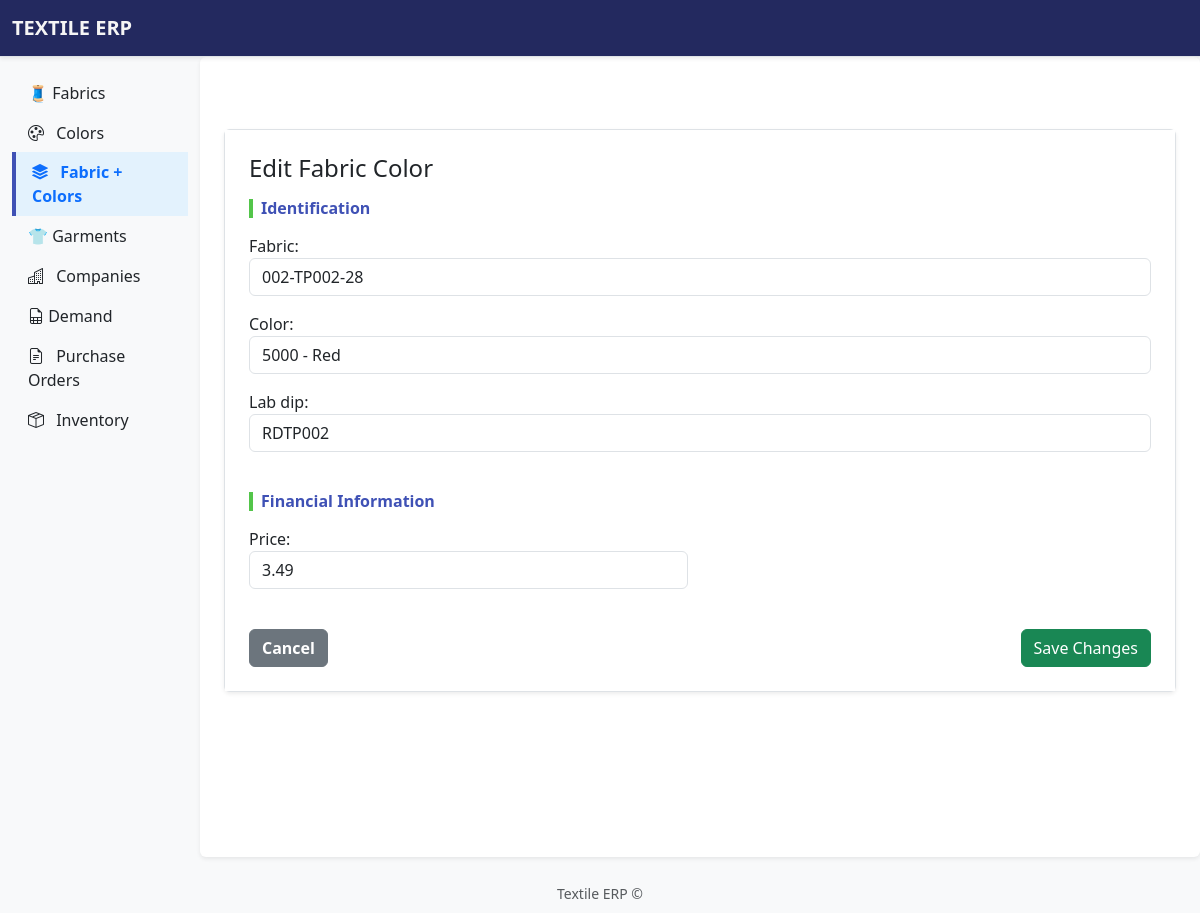
The app's page /fabrics/fabriccolors/edit/3 with its own data.
### apps/fabrics/models.py (models this page shows, shortened)
class FabricColor(models.Model):
    fabric = models.ForeignKey(Fabric, on_delete=models.CASCADE)
    color = models.ForeignKey(Color, on_delete=models.CASCADE)
    lab_dip = models.CharField(max_length=20, blank=True)
    price = models.DecimalField(max_digits=6, decimal_places=2)
    is_active = models.BooleanField(default=True)
    class Meta:
        constraints = [
            models.UniqueConstraint(
                fields=['fabric', 'color'],
                name='unique_fabric_color',
                violation_error_message="This fabric & color is already registered."
            )
        ]

### apps/fabrics/views.py (the view)
# urls.py: path('fabriccolors/edit/<int:pk>',views.EditFabricColor.as_view(), name="edit_fabriccolor"),
class EditFabricColor(UpdateView):
    model = FabricColor
    form_class = AddFabricColorForm
    template_name = "fabrics/edit_fabriccolor.html"
    success_url = reverse_lazy('fabrics:fabriccolors_list')

### apps/fabrics/forms.py
class AddFabricColorForm(forms.ModelForm):
    fabric = forms.ModelChoiceField(
        queryset=Fabric.objects.filter(is_active=True),
        widget=forms.Select(attrs={'class': 'form-control'})
    )
    color = forms.ModelChoiceField(
        queryset=Color.objects.filter(is_active=True),
        widget=forms.Select(attrs={'class': 'form-control'})
    )
    class Meta:
        model = FabricColor
        fields = ['fabric', 'color', 'lab_dip', 'price']
        widgets = {
            'lab_dip': forms.TextInput(attrs={'class': 'form-control'}),
            'price': forms.NumberInput(attrs={'class': 'form-control'})
        }

### apps/colors/models.py (called while the page is built)
    @property
    def color_name(self):
        return f"{self.code} - {self.name}"

    def __str__(self):
        return f"{self.color_name}"

### apps/fabrics/models.py (called while the page is built)
    @property
    def item_merged(self):
        return f"{self.item_code}-{self.vendor_code}-{self.cuttable}"

    def __str__(self):
        return f"{self.item_merged}"

### apps/fabrics/templates/fabrics/edit_fabriccolor.html (shortened to what this page needs)
{% extends "base.html" %}
{% block content %}
<div class="mt-5">
  <div class="card shadow-sm">
    <div class="card-body">
      <form method="post">
        <h4 class="mb-3">Edit Fabric Color</h4>
        {% include "fabrics/_fabriccolors_form.html" with form=form %}
        <div class="d-flex justify-content-between mt-4">
          <a href="{% url 'fabrics:fabriccolors_list' %}" class="btn btn-secondary">Cancel</a>
          <button type="submit" class="btn btn-success">Save Changes</button>
        </div>
      </form>
    </div>
  </div>
</div>
{% endblock %}

### apps/fabrics/templates/fabrics/_fabriccolors_form.html (shortened to what this page needs)
<div class="mb-4">
  <h6 class="section-header">Identification</h6>
  <div class="row">
    <div class="col-md-12 mb-3">
      {{ form.fabric.label_tag }}
      {{ form.fabric }}
    </div>
    <div class="col-md-12 mb-3">
      {{ form.color.label_tag }}
      {{ form.color }}
    </div>
    <div class="col-md-12 mb-3">
      {{ form.lab_dip.label_tag }}
      {{ form.lab_dip }}
    </div>
  </div>
</div>
<div class="mb-4">
  <h6 class="section-header">Financial Information</h6>
  <div class="row">
    <div class="col-md-6 mb-3">
      {{ form.price.label_tag }}
      {{ form.price }}
    </div>
  </div>
</div>

### static/css/base.css (style rules this page uses)
.card { border: 1px solid #dee2e6; border-radius: 6px; }
.card-body { background-color: #ffffff; padding: 1.5rem; }
.btn-secondary { background-color: #6c757d; border-color: #6c757d; color: #fff; border-radius: 6px; font-weight: 600; }
.section-header { font-size: 1rem; font-weight: 600; color: #3f51b5; border-left: 4px solid #53c54a; padding-left: 8px; margin-bottom: 1rem; }

### records on screen
FabricColor: fabric "002-TP002-28", color "5000 - Red", lab_dip "RDTP002", price "3.49"
